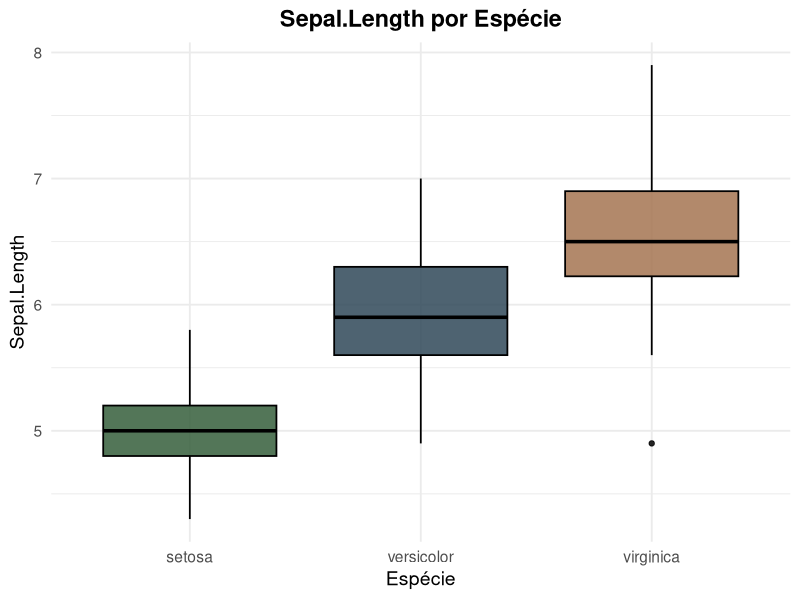
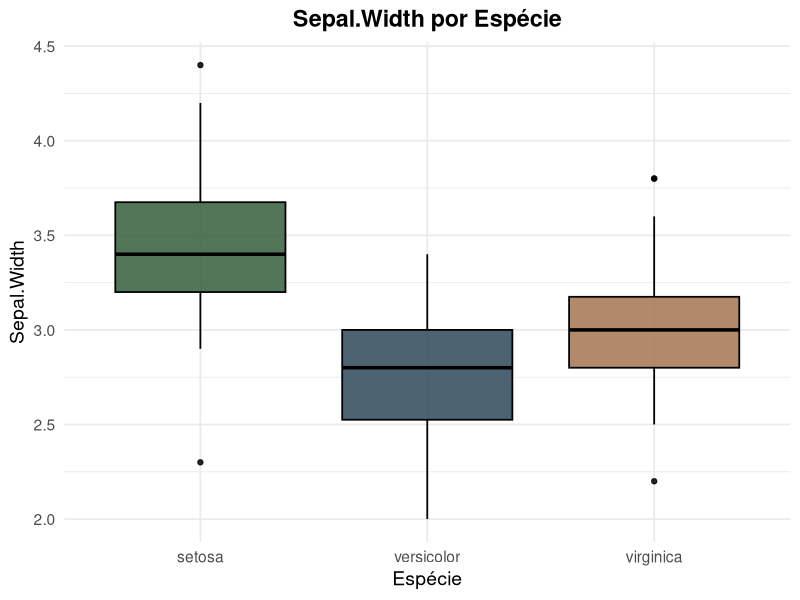
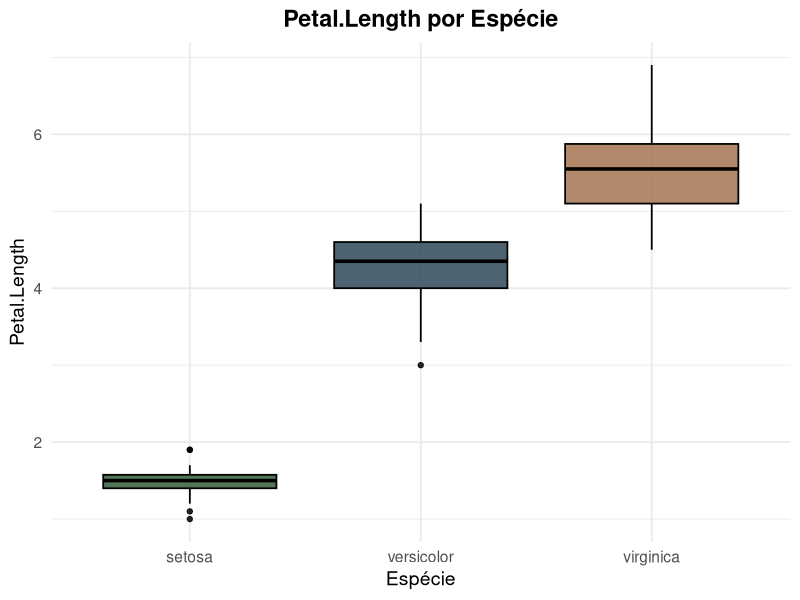
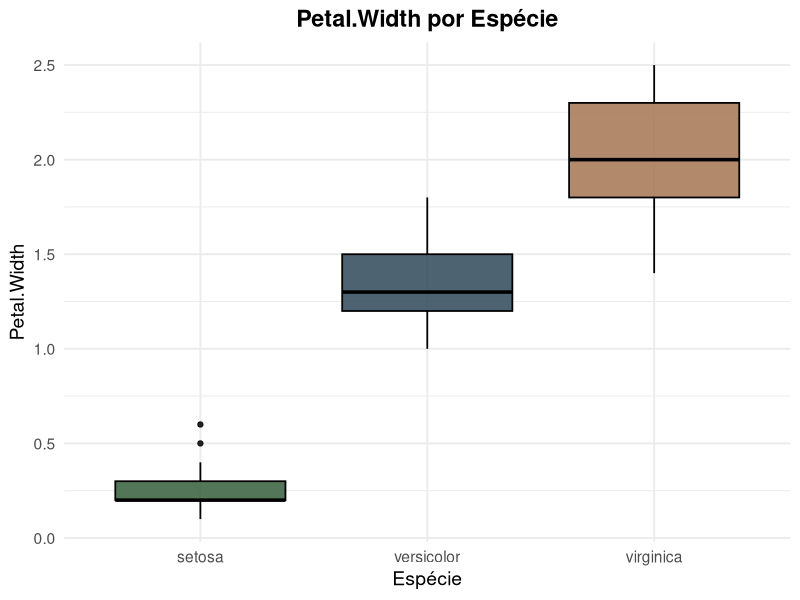
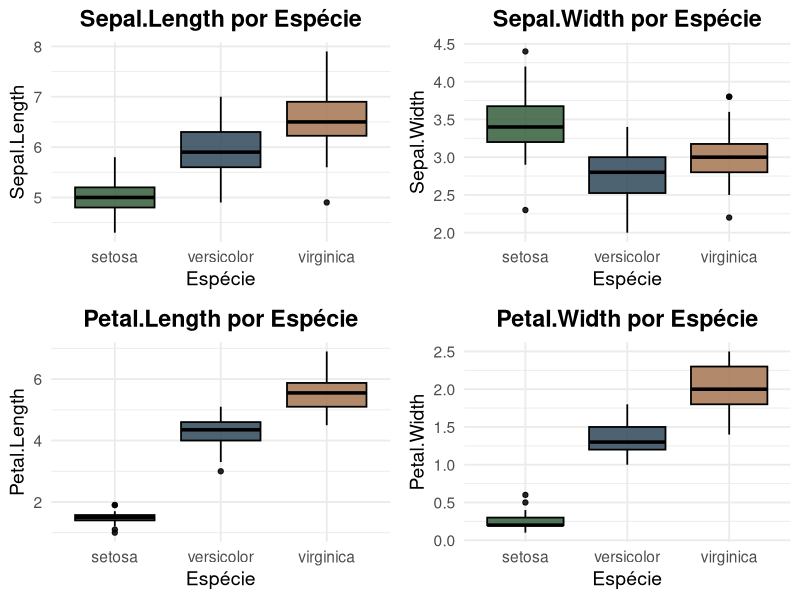

Reproduce these figures in R, in order.
# ---------------------------------------------------------------
# Análise Descritiva da Base Iris
# Autor: Mikael Aurio Martins de Paula da Silva
# Curso: Engenharia de Computação
# ---------------------------------------------------------------

# Pacotes
library(tidyverse)

# Base de Dados
data("iris")

# Estatísticas Descritivas Globais
summary(iris)

# Estatísticas por Espécie
iris %>%
  group_by(Species) %>%
  summarise(across(where(is.numeric), list(
    média = mean,
    mediana = median,
    sd = sd,
    min = min,
    max = max
  ), .names = "{.col}_{.fn}"))

# ---------------------------------------------------------------
# Gráficos Cores
# ---------------------------------------------------------------
palette_terra <- c(
  "setosa" = "#355E3B",     # Verde musgo
  "versicolor" = "#2F4858", # Azul petróleo
  "virginica" = "#A47551"   # Marrom areia
)

plot_box <- function(var){
  ggplot(iris, aes(x = Species, y = .data[[var]], fill = Species)) +
    geom_boxplot(alpha = 0.85, color = "black", linewidth = 0.6) +
    scale_fill_manual(values = palette_terra) +
    labs(title = paste(var, "por Espécie"), x = "Espécie", y = var) +
    theme_minimal(base_size = 14) +
    theme(
      plot.title = element_text(face = "bold", hjust = 0.5),
      legend.position = "none"
    )
}

# Visualização dos gráficos na tela
plot_box("Sepal.Length")
plot_box("Sepal.Width")
plot_box("Petal.Length")
plot_box("Petal.Width")

# ---------------------------------------------------------------
# Salvar todos os gráficos em um único PDF
# ---------------------------------------------------------------
pdf("Boxplots_Data_Iris.pdf", width = 8, height = 10)

gridExtra::grid.arrange(
  plot_box("Sepal.Length"),
  plot_box("Sepal.Width"),
  plot_box("Petal.Length"),
  plot_box("Petal.Width"),
  ncol = 2
)

dev.off()
